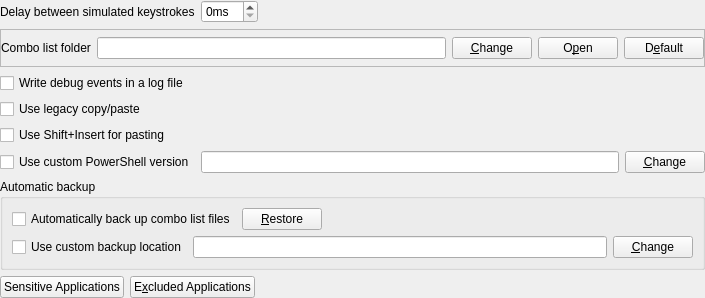
<?xml version="1.0" encoding="UTF-8"?>
<ui version="4.0">
 <class>PrefPaneAdvanced</class>
 <widget class="QFrame" name="PrefPaneAdvanced">
  <property name="geometry">
   <rect>
    <x>0</x>
    <y>0</y>
    <width>705</width>
    <height>298</height>
   </rect>
  </property>
  <property name="windowTitle">
   <string notr="true"/>
  </property>
  <layout class="QVBoxLayout" name="verticalLayout">
   <property name="leftMargin">
    <number>0</number>
   </property>
   <property name="topMargin">
    <number>0</number>
   </property>
   <property name="rightMargin">
    <number>0</number>
   </property>
   <property name="bottomMargin">
    <number>0</number>
   </property>
   <item>
    <layout class="QHBoxLayout" name="layout1">
     <item>
      <widget class="QLabel" name="labelDelayBetweenKeystrokes">
       <property name="text">
        <string>Delay between simulated keystrokes</string>
       </property>
      </widget>
     </item>
     <item>
      <widget class="QSpinBox" name="spinDelayBetweenKeystrokes">
       <property name="suffix">
        <string>ms</string>
       </property>
      </widget>
     </item>
     <item>
      <spacer name="spacer1">
       <property name="orientation">
        <enum>Qt::Horizontal</enum>
       </property>
       <property name="sizeHint" stdset="0">
        <size>
         <width>0</width>
         <height>20</height>
        </size>
       </property>
      </spacer>
     </item>
    </layout>
   </item>
   <item>
    <widget class="QFrame" name="frameComboListFolder">
     <property name="minimumSize">
      <size>
       <width>0</width>
       <height>0</height>
      </size>
     </property>
     <property name="frameShape">
      <enum>QFrame::StyledPanel</enum>
     </property>
     <property name="frameShadow">
      <enum>QFrame::Raised</enum>
     </property>
     <layout class="QHBoxLayout" name="horizontalLayout_3">
      <property name="leftMargin">
       <number>0</number>
      </property>
      <property name="topMargin">
       <number>0</number>
      </property>
      <property name="rightMargin">
       <number>0</number>
      </property>
      <property name="bottomMargin">
       <number>0</number>
      </property>
      <item>
       <widget class="QLabel" name="labelComboListFolder">
        <property name="text">
         <string>Combo list folder</string>
        </property>
       </widget>
      </item>
      <item>
       <widget class="QLineEdit" name="editComboListFolder">
        <property name="readOnly">
         <bool>true</bool>
        </property>
       </widget>
      </item>
      <item>
       <widget class="QPushButton" name="buttonChangeComboListFolder">
        <property name="text">
         <string>&amp;Change</string>
        </property>
       </widget>
      </item>
      <item>
       <widget class="QPushButton" name="buttonOpenComboListFolder">
        <property name="text">
         <string>O&amp;pen</string>
        </property>
       </widget>
      </item>
      <item>
       <widget class="QPushButton" name="buttonResetComboListFolder">
        <property name="text">
         <string>D&amp;efault</string>
        </property>
       </widget>
      </item>
     </layout>
    </widget>
   </item>
   <item>
    <widget class="QCheckBox" name="checkWriteDebugLogFile">
     <property name="text">
      <string>Write debug events in a log file</string>
     </property>
    </widget>
   </item>
   <item>
    <widget class="QCheckBox" name="checkUseLegacyCopyPaste">
     <property name="text">
      <string>Use legacy copy/paste</string>
     </property>
    </widget>
   </item>
   <item>
    <widget class="QCheckBox" name="checkUseShiftInsertForPasting">
     <property name="text">
      <string>Use Shift+Insert for pasting</string>
     </property>
    </widget>
   </item>
   <item>
    <layout class="QHBoxLayout" name="layout2">
     <item>
      <widget class="QCheckBox" name="checkUseCustomPowershellVersion">
       <property name="text">
        <string>Use custom PowerShell version</string>
       </property>
      </widget>
     </item>
     <item>
      <widget class="QLineEdit" name="editCustomPowerShellPath">
       <property name="readOnly">
        <bool>true</bool>
       </property>
      </widget>
     </item>
     <item>
      <widget class="QPushButton" name="buttonChangeCustomPowershellVersion">
       <property name="text">
        <string>&amp;Change</string>
       </property>
      </widget>
     </item>
    </layout>
   </item>
   <item>
    <widget class="QGroupBox" name="groupboxAutoBackup">
     <property name="title">
      <string>Automatic backup</string>
     </property>
     <layout class="QVBoxLayout" name="verticalLayout_2">
      <item>
       <layout class="QHBoxLayout" name="horizontalLayout_14">
        <item>
         <widget class="QCheckBox" name="checkAutoBackup">
          <property name="text">
           <string>Automatically back up combo list files</string>
          </property>
         </widget>
        </item>
        <item>
         <widget class="QPushButton" name="buttonRestoreBackup">
          <property name="toolTip">
           <string>Restore a backup.</string>
          </property>
          <property name="text">
           <string>&amp;Restore</string>
          </property>
         </widget>
        </item>
        <item>
         <spacer name="horizontalSpacer_2">
          <property name="orientation">
           <enum>Qt::Horizontal</enum>
          </property>
          <property name="sizeHint" stdset="0">
           <size>
            <width>0</width>
            <height>13</height>
           </size>
          </property>
         </spacer>
        </item>
       </layout>
      </item>
      <item>
       <layout class="QHBoxLayout" name="horizontalLayout_15">
        <item>
         <widget class="QCheckBox" name="checkUseCustomBackupLocation">
          <property name="text">
           <string>Use custom backup location</string>
          </property>
         </widget>
        </item>
        <item>
         <widget class="QLineEdit" name="editCustomBackupLocation">
          <property name="readOnly">
           <bool>true</bool>
          </property>
         </widget>
        </item>
        <item>
         <widget class="QPushButton" name="buttonChangeCustomBackupLocation">
          <property name="text">
           <string>&amp;Change</string>
          </property>
         </widget>
        </item>
       </layout>
      </item>
     </layout>
    </widget>
   </item>
   <item>
    <layout class="QHBoxLayout" name="horizontalLayout_6">
     <item>
      <widget class="QPushButton" name="buttonSensitiveApplications">
       <property name="text">
        <string>Sensitive Applications</string>
       </property>
      </widget>
     </item>
     <item>
      <widget class="QPushButton" name="buttonExcludedApplications">
       <property name="text">
        <string>E&amp;xcluded Applications</string>
       </property>
      </widget>
     </item>
     <item>
      <spacer name="horizontalSpacer_7">
       <property name="orientation">
        <enum>Qt::Horizontal</enum>
       </property>
       <property name="sizeType">
        <enum>QSizePolicy::Expanding</enum>
       </property>
       <property name="sizeHint" stdset="0">
        <size>
         <width>0</width>
         <height>10</height>
        </size>
       </property>
      </spacer>
     </item>
    </layout>
   </item>
  </layout>
 </widget>
 <resources/>
 <connections>
  <connection>
   <sender>spinDelayBetweenKeystrokes</sender>
   <signal>valueChanged(int)</signal>
   <receiver>PrefPaneAdvanced</receiver>
   <slot>onSpinDelayBetweenKeystrokesChanged(int)</slot>
   <hints>
    <hint type="sourcelabel">
     <x>212</x>
     <y>10</y>
    </hint>
    <hint type="destinationlabel">
     <x>29</x>
     <y>0</y>
    </hint>
   </hints>
  </connection>
  <connection>
   <sender>buttonChangeComboListFolder</sender>
   <signal>clicked()</signal>
   <receiver>PrefPaneAdvanced</receiver>
   <slot>onChangeComboListFolder()</slot>
   <hints>
    <hint type="sourcelabel">
     <x>500</x>
     <y>40</y>
    </hint>
    <hint type="destinationlabel">
     <x>61</x>
     <y>0</y>
    </hint>
   </hints>
  </connection>
  <connection>
   <sender>buttonOpenComboListFolder</sender>
   <signal>clicked()</signal>
   <receiver>PrefPaneAdvanced</receiver>
   <slot>onOpenComboListFolder()</slot>
   <hints>
    <hint type="sourcelabel">
     <x>575</x>
     <y>40</y>
    </hint>
    <hint type="destinationlabel">
     <x>116</x>
     <y>0</y>
    </hint>
   </hints>
  </connection>
  <connection>
   <sender>buttonResetComboListFolder</sender>
   <signal>clicked()</signal>
   <receiver>PrefPaneAdvanced</receiver>
   <slot>onResetComboListFolder()</slot>
   <hints>
    <hint type="sourcelabel">
     <x>663</x>
     <y>42</y>
    </hint>
    <hint type="destinationlabel">
     <x>152</x>
     <y>0</y>
    </hint>
   </hints>
  </connection>
  <connection>
   <sender>checkWriteDebugLogFile</sender>
   <signal>toggled(bool)</signal>
   <receiver>PrefPaneAdvanced</receiver>
   <slot>onCheckWriteDebugLogFile(bool)</slot>
   <hints>
    <hint type="sourcelabel">
     <x>106</x>
     <y>70</y>
    </hint>
    <hint type="destinationlabel">
     <x>268</x>
     <y>0</y>
    </hint>
   </hints>
  </connection>
  <connection>
   <sender>checkUseLegacyCopyPaste</sender>
   <signal>toggled(bool)</signal>
   <receiver>PrefPaneAdvanced</receiver>
   <slot>onCheckUseLegacyCopyPaste(bool)</slot>
   <hints>
    <hint type="sourcelabel">
     <x>78</x>
     <y>99</y>
    </hint>
    <hint type="destinationlabel">
     <x>475</x>
     <y>0</y>
    </hint>
   </hints>
  </connection>
  <connection>
   <sender>checkUseShiftInsertForPasting</sender>
   <signal>toggled(bool)</signal>
   <receiver>PrefPaneAdvanced</receiver>
   <slot>onCheckUseShiftInsertForPasting(bool)</slot>
   <hints>
    <hint type="sourcelabel">
     <x>43</x>
     <y>124</y>
    </hint>
    <hint type="destinationlabel">
     <x>704</x>
     <y>5</y>
    </hint>
   </hints>
  </connection>
  <connection>
   <sender>checkUseCustomPowershellVersion</sender>
   <signal>toggled(bool)</signal>
   <receiver>PrefPaneAdvanced</receiver>
   <slot>onCheckUseCustomPowerShellVersion(bool)</slot>
   <hints>
    <hint type="sourcelabel">
     <x>134</x>
     <y>149</y>
    </hint>
    <hint type="destinationlabel">
     <x>0</x>
     <y>29</y>
    </hint>
   </hints>
  </connection>
  <connection>
   <sender>buttonChangeCustomPowershellVersion</sender>
   <signal>clicked()</signal>
   <receiver>PrefPaneAdvanced</receiver>
   <slot>onChangeCustomPowershellVersion()</slot>
   <hints>
    <hint type="sourcelabel">
     <x>665</x>
     <y>146</y>
    </hint>
    <hint type="destinationlabel">
     <x>704</x>
     <y>72</y>
    </hint>
   </hints>
  </connection>
  <connection>
   <sender>checkAutoBackup</sender>
   <signal>toggled(bool)</signal>
   <receiver>PrefPaneAdvanced</receiver>
   <slot>onCheckAutoBackup(bool)</slot>
   <hints>
    <hint type="sourcelabel">
     <x>61</x>
     <y>214</y>
    </hint>
    <hint type="destinationlabel">
     <x>0</x>
     <y>138</y>
    </hint>
   </hints>
  </connection>
  <connection>
   <sender>buttonRestoreBackup</sender>
   <signal>clicked()</signal>
   <receiver>PrefPaneAdvanced</receiver>
   <slot>onRestoreBackup()</slot>
   <hints>
    <hint type="sourcelabel">
     <x>282</x>
     <y>213</y>
    </hint>
    <hint type="destinationlabel">
     <x>0</x>
     <y>170</y>
    </hint>
   </hints>
  </connection>
  <connection>
   <sender>checkUseCustomBackupLocation</sender>
   <signal>toggled(bool)</signal>
   <receiver>PrefPaneAdvanced</receiver>
   <slot>onCheckUseCustomBackupLocation(bool)</slot>
   <hints>
    <hint type="sourcelabel">
     <x>32</x>
     <y>244</y>
    </hint>
    <hint type="destinationlabel">
     <x>0</x>
     <y>205</y>
    </hint>
   </hints>
  </connection>
  <connection>
   <sender>buttonChangeCustomBackupLocation</sender>
   <signal>clicked()</signal>
   <receiver>PrefPaneAdvanced</receiver>
   <slot>onChangeCustomBackupLocation()</slot>
   <hints>
    <hint type="sourcelabel">
     <x>652</x>
     <y>239</y>
    </hint>
    <hint type="destinationlabel">
     <x>0</x>
     <y>245</y>
    </hint>
   </hints>
  </connection>
  <connection>
   <sender>buttonSensitiveApplications</sender>
   <signal>clicked()</signal>
   <receiver>PrefPaneAdvanced</receiver>
   <slot>onEditSensitiveApplications()</slot>
   <hints>
    <hint type="sourcelabel">
     <x>87</x>
     <y>274</y>
    </hint>
    <hint type="destinationlabel">
     <x>137</x>
     <y>281</y>
    </hint>
   </hints>
  </connection>
 </connections>
 <slots>
  <slot>onSpinDelayBetweenKeystrokesChanged(int)</slot>
  <slot>onChangeComboListFolder()</slot>
  <slot>onResetComboListFolder()</slot>
  <slot>onOpenComboListFolder()</slot>
  <slot>onCheckWriteDebugLogFile(bool)</slot>
  <slot>onCheckUseLegacyCopyPaste(bool)</slot>
  <slot>onCheckUseShiftInsertForPasting(bool)</slot>
  <slot>onCheckUseCustomPowerShellVersion(bool)</slot>
  <slot>onChangeCustomPowershellVersion()</slot>
  <slot>onCheckAutoBackup(bool)</slot>
  <slot>onCheckUseCustomBackupLocation(bool)</slot>
  <slot>onChangeCustomBackupLocation()</slot>
  <slot>onRestoreBackup()</slot>
  <slot>onEditSensitiveApplications()</slot>
 </slots>
</ui>
